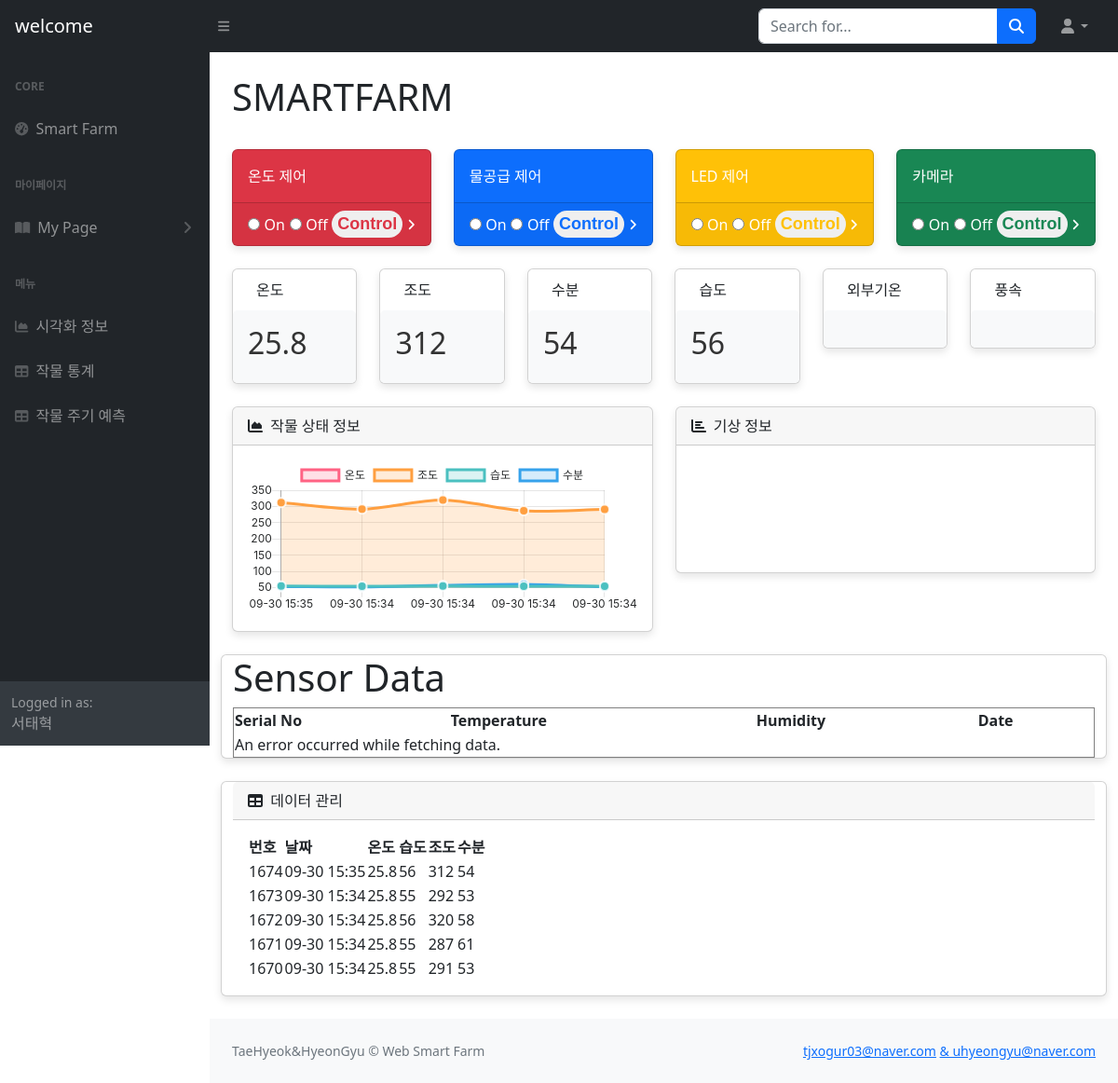
Screenshot of /embedded/ui_ver02/index.php (signed in) with the database file from the repository.
### tables this page shows
CREATE TABLE `sensor02` (
  `serial_no` int(11) NOT NULL AUTO_INCREMENT,
  `date` datetime NOT NULL,
  `temperature` float NOT NULL,
  `humidity` float NOT NULL,
  `moisture` int(11) NOT NULL,
  `illumination` int(11) NOT NULL,
  PRIMARY KEY (`serial_no`)
);

### embedded/ui_ver02/index.php (the view, shortened to what the rows shown need)
<!DOCTYPE html>
<html lang="en">
<head>
    <link href="https://cdn.jsdelivr.net/npm/simple-datatables@7.1.2/dist/style.min.css" rel="stylesheet" />
    <link href="css/styles.css" rel="stylesheet" />
    <link href="css/mystyles.css" rel="stylesheet" />
</head>
</head>
<body class="sb-nav-fixed">
    <div id="layoutSidenav">
        <div id="layoutSidenav_content">
            <main>
                <div class="container-fluid px-4">
                    <h1 class="mt-4">SMARTFARM</h1>
                    <div class="row">
                    <?php
                        include_once 'sensor.php';
                        if ($result->num_rows > 0) {
                            $value = $result->fetch_assoc();
                        }
                    ?>
                        <div class="col-xl-2 col-md-6">
                        <div class="card mb-4">
                                <div class="my-card-body">
                                     <?php echo '<h2>'. $value['temperature'].'</h2>'; ?>
                                </div>
                            </div>
                        </div>
                        <div class="col-xl-2 col-md-6">
                            <div class="card mb-4">
                                <div class="my-card-body">
                                    <?php echo '<h2>'. $value['illumination'].'</h2>'; ?>
                                </div>
                            </div>
                        </div>
                        <div class="col-xl-2 col-md-6">
                        <div class="card mb-4">
                                <div class="my-card-body">
                                    <?php echo '<h2>'. $value['moisture'].'</h2>'; ?>
                                </div>
                            </div>
                        </div>
                        <div class="col-xl-2 col-md-6">
                        <div class="card mb-4">
                                <div class="my-card-body">
                                    <?php echo '<h2>'. $value['humidity'].'</h2>'; ?>
                                </div>
                            </div>
                        </div>
                    </div>
                    <div class="row">
                                        <?php
                                             include_once 'myAreaChart.php';
                                        ?>
                    <div class="card mb-4">
                    <h1>Sensor Data</h1>
                    <table id="data-table" border="1" style="width: 100%; border-collapse: collapse;">
                        <thead>
                            <tr>
                                <th>Serial No</th>
                                <th>Temperature</th>
                                <th>Humidity</th>
                                <th>Date</th>
                            </tr>
                        </thead>
                    </table>
                </div>
                    <div class="card mb-4">
                        <div class="card-body">
                                <table id="datatablesSimple">
                                    <thead>
                                        <tr>
                                            <th>번호</th>
                                            <th>날짜</th>
                                            <th>온도</th>
                                            <th>습도</th>
                                            <th>조도</th>
                                            <th>수분</th>
                                        </tr>
                                    </thead>
                                    <tbody>
                                        <?php
                                        if (count($data) > 0) {
                                            foreach ($data as $value) {
                                                echo '<tr>';
                                                    echo '<td>' . $value['serial_no'] . '</td>';
                                                    echo '<td>' . $value['date'] . '</td>';
                                                    echo '<td>' . $value['temperature'] . '</td>';
                                                    echo '<td>' . $value['humidity'] . '</td>';
                                                    echo '<td>' . $value['illumination'] . '</td>';
                                                    echo '<td>' . $value['moisture'] . '</td>';
                                                echo '</tr>';
                                            }
                                        }
                                        ?>
                                    </tbody>
                                </table>
                            </div>
                    </div>
                </div>
            </main>
        </div>
    </div>
</body>
</html>
<script>
var ctx = document.getElementById('myAreaChart');
var myChart = new Chart(ctx, {
type: 'line',
data: {
    labels: <?php echo json_encode($date); ?>,
    datasets: [
        {
            label: '온도',
            data: <?php echo json_encode($temp); ?>,
            lineTension: 0.3,
            backgroundColor: "rgba(255, 99, 132, 0.2)", // 빨간색
            borderColor: "rgba(255, 99, 132, 1)",
            pointRadius: 5,
            pointBackgroundColor: "rgba(255, 99, 132, 1)",
            pointBorderColor: "rgba(255, 255, 255, 0.8)",
            pointHoverRadius: 5,
            pointHoverBackgroundColor: "rgba(255, 99, 132, 1)",
            pointHitRadius: 50,
            pointBorderWidth: 2
        },
        {
            label: '조도',
            data: <?php echo json_encode($ill); ?>,
            lineTension: 0.3,
            backgroundColor: "rgba(255, 159, 64, 0.2)", // 주황색
            borderColor: "rgba(255, 159, 64, 1)",
            pointRadius: 5,
            pointBackgroundColor: "rgba(255, 159, 64, 1)",
            pointBorderColor: "rgba(255, 255, 255, 0.8)",
            pointHoverRadius: 5,
            pointHoverBackgroundColor: "rgba(255, 159, 64, 1)",
            pointHitRadius: 50,
            pointBorderWidth: 2
        },
        {
            label: '습도',
            data: <?php echo json_encode($humi); ?>,
            lineTension: 0.3,
            backgroundColor: "rgba(75, 192, 192, 0.2)", // 초록색
            borderColor: "rgba(75, 192, 192, 1)",
            pointRadius: 5,
            pointBackgroundColor: "rgba(75, 192, 192, 1)",
            pointBorderColor: "rgba(255, 255, 255, 0.8)",
            pointHoverRadius: 5,
            pointHoverBackgroundColor: "rgba(75, 192, 192, 1)",
            pointHitRadius: 50,
            pointBorderWidth: 2
        },
        {
            label: '수분',
            data: <?php echo json_encode($mois); ?>,
            lineTension: 0.3,
            backgroundColor: "rgba(54, 162, 235, 0.2)", // 파란색
            borderColor: "rgba(54, 162, 235, 1)",
            pointRadius: 5,
            pointBackgroundColor: "rgba(54, 162, 235, 1)",
            pointBorderColor: "rgba(255, 255, 255, 0.8)",
            pointHoverRadius: 5,
            pointHoverBackgroundColor: "rgba(54, 162, 235, 1)",
            pointHitRadius: 50,
            pointBorderWidth: 2
        }
    ]
},
options: {
    responsive: true,
    scales: {
        y: {
            beginAtZero: true
        }
    }
}
});
</script>
<script>
// Set new default font family and font color to mimic Bootstrap's default styling
Chart.defaults.global.defaultFontFamily = '-apple-system,system-ui,BlinkMacSystemFont,"Segoe UI",Roboto,"Helvetica Neue",Arial,sans-serif';
Chart.defaults.global.defaultFontColor = '#292b2c';
// Bar Chart Example
var ctx = document.getElementById("myBarChart");
var myLineChart = new Chart(ctx, {
type: 'bar',
data: {
labels: <?php echo json_encode($weeks); ?>,
datasets: [{
  label: "Max number of Leaf",
  backgroundColor: "rgba(54, 162, 235, 0.9)",
  borderColor: "rgba(2,117,216,1)",
  data: <?php echo json_encode($leaf_num); ?>
},{
label: "Avg length of Leaf",
  backgroundColor: "rgba(54, 162, 235, 0.5)",
  borderColor: "rgba(2,117,216,1)",
  data: <?php echo json_encode($leaf_len); ?>
}],
},
options: {
scales: {
  xAxes: [{
    time: {
      unit: 'month'
    },
    gridLines: {
      display: false
    },
    ticks: {
      maxTicksLimit: 6
    }
  }],
  yAxes: [{
    ticks: {
      min: 0,
      max: 16,
      maxTicksLimit: 10
    },
    gridLines: {
      display: true
    }
  }],
},
legend: {
//   display: false
}
}
});
</script>

### rows the page displays
sensor02: temperature "25.8", illumination "312", moisture "54", humidity "56", serial_no "1674", date "09-30 15:35"
sensor02: serial_no "1673", date "09-30 15:34", temperature "25.8", humidity "55", illumination "292", moisture "53"
sensor02: serial_no "1672", date "09-30 15:34", temperature "25.8", humidity "56", illumination "320", moisture "58"
sensor02: serial_no "1671", date "09-30 15:34", temperature "25.8", humidity "55", illumination "287", moisture "61"
sensor02: serial_no "1670", date "09-30 15:34", temperature "25.8", humidity "55", illumination "291", moisture "53"

### other values shown
$_SESSION['name'] "서태혁"
chart data {{ json_encode($ill) }} ["312","292","320","287","291"]
chart data {{ json_encode($humi) }} ["56","55","56","55","55"]
